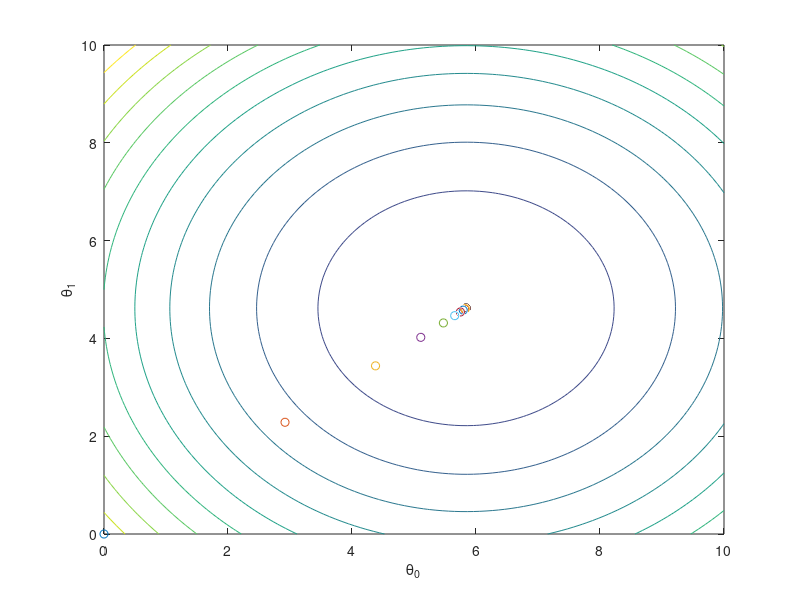

This figure's MATLAB source:
function [ ] = contour() 
x = load('q1x.dat');
y = load('q1y.dat');

alpha = 0.5;
% normalizing
mu = mean(x);
sigma = std(x);
x = (x-mu)./sigma;

m = size(x,1);

%adding the intercept term
x = [ones(m,1) x];

n = size(x,2);

J_theta = zeros(100, 100);   
t0 = linspace(0, 10, 100);
t1 = linspace(0, 10, 100);

for i = 1:length(t0)
    for j = 1:length(t1)
	  theta = [t0(i); t1(j)];
      h = x*theta;
	  J_theta(i,j) = 1/(2*m)*(sum((h-y)'*(h-y)));
    end
end

J_theta = J_theta';
figure;
contour(t0,t1,J_theta);
xlabel('\theta_0'); ylabel('\theta_1')
hold on 


%alpha = 0.0001; %learning rate
epsilon = 0.000001;
theta_old = zeros(n,1);
flag = true;

while flag          
    
    h = x*theta_old;
    cost = 1/(2*m)*(sum((h-y)'*(h-y)));          
    hold on
    scatter3(theta_old(1),theta_old(2),cost);   
    hold off
    
    theta = theta_old + alpha*(1/m)*(x'*(y-h));         
    if abs(theta - theta_old) < epsilon
        flag = false;
    end
    
    theta_old = theta;    
    pause (0.2); 
end
end
